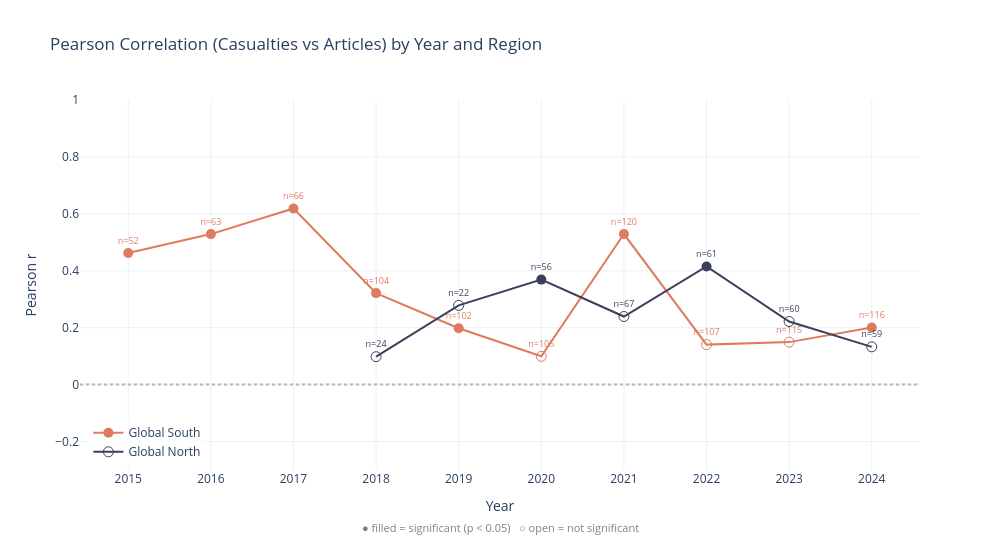

The code cell stored with this chart in its notebook:
### Markdown cell above
When we do the same thing for the Global North, even though 6/10 countries appeared in both list, the number wasn't as coherent like in Global South analysis. The scatter graph proves that the correlation between casualties and articles in Global North was statistically insignificant and very weak. Hence, Global North related articles are driven by other reason such as geopolitical or reason related to the demographic of readers.

### Code cell
fig_pearson = build_pearson_by_year(monthly)
fig_pearson.show()

### Figure 1 — Plotly figure (JSON) as saved in the notebook; plotly's stock layout.template omitted (floating-point values rounded to 4 significant figures)
{"data": [{"customdata": ["<b>Global South 2015</b><br>r = 0.462, p = 5.58e-04<br>n = 52 countries<br><br>Algeria, Angola, Bangladesh, Benin, Botswana, Burkina Faso, Burundi, Cambodia, Cameroon, Central African Republic, Chad, Egypt, Equatorial Guinea, Eritrea, Ethiopia... (+37 more)", "<b>Global South 2016</b><br>r = 0.529, p = 8.35e-06<br>n = 63 countries<br><br>Algeria, Angola, Bahrain, Bangladesh, Benin, Botswana, Burkina Faso, Burundi, Cambodia, Cameroon, Central African Republic, Chad, Egypt, Equatorial Guinea, Eritrea... (+48 more)", "<b>Global South 2017</b><br>r = 0.619, p = 3.04e-08<br>n = 66 countries<br><br>Afghanistan, Algeria, Angola, Bahrain, Bangladesh, Benin, Botswana, Burkina Faso, Burundi, Cambodia, Cameroon, Central African Republic, Chad, Djibouti, Egypt... (+51 more)", "<b>Global South 2018</b><br>r = 0.321, p = 8.75e-04<br>n = 104 countries<br><br>Afghanistan, Albania, Algeria, Angola, Argentina, Armenia, Azerbaijan, Bahrain, Bangladesh, Belarus, Belize, Benin, Bolivia, Bosnia and Herzegovina, Botswana... (+89 more)", "<b>Global South 2019</b><br>r = 0.198, p = 4.61e-02<br>n = 102 countries<br><br>Afghanistan, Albania, Algeria, Angola, Argentina, Armenia, Azerbaijan, Bahrain, Bangladesh, Belarus, Belize, Benin, Bolivia, Bosnia and Herzegovina, Botswana... (+87 more)", "<b>Global South 2020</b><br>r = 0.099, p = 3.13e-01<br>n = 105 countries<br><br>Afghanistan, Albania, Algeria, Angola, Argentina, Armenia, Azerbaijan, Bahrain, Bangladesh, Belarus, Belize, Benin, Bhutan, Bolivia, Bosnia and Herzegovina... (+90 more)", "<b>Global South 2021</b><br>r = 0.529, p = 5.24e-10<br>n = 120 countries<br><br>Afghanistan, Albania, Algeria, Angola, Argentina, Armenia, Azerbaijan, Bahrain, Bangladesh, Belarus, Belize, Benin, Bhutan, Bolivia, Bosnia and Herzegovina... (+105 more)", "<b>Global South 2022</b><br>r = 0.141, p = 1.49e-01<br>n = 107 countries<br><br>Afghanistan, Albania, Algeria, Angola, Argentina, Armenia, Azerbaijan, Bahrain, Bangladesh, Belarus, Belize, Benin, Bhutan, Bolivia, Bosnia and Herzegovina... (+92 more)", "<b>Global South 2023</b><br>r = 0.149, p = 1.11e-01<br>n = 115 countries<br><br>Afghanistan, Albania, Algeria, Angola, Argentina, Armenia, Azerbaijan, Bahrain, Bangladesh, Belarus, Belize, Benin, Bolivia, Bosnia and Herzegovina, Botswana... (+100 more)", "<b>Global South 2024</b><br>r = 0.201, p = 3.06e-02<br>n = 116 countries<br><br>Afghanistan, Albania, Algeria, Angola, Argentina, Armenia, Azerbaijan, Bahrain, Bangladesh, Belarus, Belize, Benin, Bhutan, Bolivia, Bosnia and Herzegovina... (+101 more)"], "hovertemplate": "%{customdata}<extra></extra>", "line": {"color": "#E07A5F", "width": 2}, "marker": {"color": "#E07A5F", "size": 10, "symbol": ["circle", "circle", "circle", "circle", "circle", "circle-open", "circle", "circle-open", "circle-open", "circle"]}, "mode": "lines+markers+text", "name": "Global South", "text": ["n=52", "n=63", "n=66", "n=104", "n=102", "n=105", "n=120", "n=107", "n=115", "n=116"], "textfont": {"color": "#E07A5F", "size": 9}, "textposition": "top center", "type": "scatter", "x": [2015, 2016, 2017, 2018, 2019, 2020, 2021, 2022, 2023, 2024], "y": [0.4624, 0.5289, 0.6189, 0.3215, 0.198, 0.09946, 0.5291, 0.1405, 0.1493, 0.2008]}, {"customdata": ["<b>Global North 2018</b><br>r = 0.098, p = 6.48e-01<br>n = 24 countries<br><br>Antigua and Barbuda, Bahamas, Barbados, Bermuda, British Virgin Islands, Bulgaria, Chile, Costa Rica, Croatia, Cyprus, Greece, Guyana, Israel, Japan, Panama... (+9 more)", "<b>Global North 2019</b><br>r = 0.278, p = 2.10e-01<br>n = 22 countries<br><br>Antigua and Barbuda, Bahamas, Barbados, Bermuda, British Virgin Islands, Bulgaria, Chile, Costa Rica, Croatia, Cyprus, Greece, Guyana, Israel, Japan, Panama... (+7 more)", "<b>Global North 2020</b><br>r = 0.369, p = 5.13e-03<br>n = 56 countries<br><br>Andorra, Antigua and Barbuda, Austria, Bahamas, Barbados, Belgium, Bermuda, British Virgin Islands, Bulgaria, Chile, Costa Rica, Croatia, Cyprus, Denmark, Estonia... (+41 more)", "<b>Global North 2021</b><br>r = 0.239, p = 5.12e-02<br>n = 67 countries<br><br>Andorra, Antigua and Barbuda, Australia, Austria, Bahamas, Barbados, Belgium, Bermuda, British Virgin Islands, Brunei, Bulgaria, Canada, Chile, Costa Rica, Croatia... (+52 more)", "<b>Global North 2022</b><br>r = 0.415, p = 8.81e-04<br>n = 61 countries<br><br>Andorra, Antigua and Barbuda, Australia, Austria, Bahamas, Barbados, Belgium, Bermuda, British Virgin Islands, Bulgaria, Canada, Chile, Costa Rica, Croatia, Cyprus... (+46 more)", "<b>Global North 2023</b><br>r = 0.222, p = 8.86e-02<br>n = 60 countries<br><br>Antigua and Barbuda, Australia, Austria, Bahamas, Barbados, Belgium, Bermuda, British Virgin Islands, Brunei, Bulgaria, Canada, Chile, Costa Rica, Croatia, Cyprus... (+45 more)", "<b>Global North 2024</b><br>r = 0.133, p = 3.16e-01<br>n = 59 countries<br><br>Antigua and Barbuda, Australia, Austria, Bahamas, Barbados, Belgium, Bermuda, British Virgin Islands, Bulgaria, Canada, Chile, Costa Rica, Croatia, Cyprus, Denmark... (+44 more)"], "hovertemplate": "%{customdata}<extra></extra>", "line": {"color": "#3D405B", "width": 2}, "marker": {"color": "#3D405B", "size": 10, "symbol": ["circle-open", "circle-open", "circle", "circle-open", "circle", "circle-open", "circle-open"]}, "mode": "lines+markers+text", "name": "Global North", "text": ["n=24", "n=22", "n=56", "n=67", "n=61", "n=60", "n=59"], "textfont": {"color": "#3D405B", "size": 9}, "textposition": "top center", "type": "scatter", "x": [2018, 2019, 2020, 2021, 2022, 2023, 2024], "y": [0.09814, 0.2784, 0.369, 0.2393, 0.4151, 0.2218, 0.1327]}], "layout": {"annotations": [{"font": {"color": "grey", "size": 11}, "showarrow": false, "text": "● filled = significant (p < 0.05)   ○ open = not significant", "x": 0.5, "xref": "paper", "y": -0.18, "yref": "paper"}], "height": 550, "legend": {"bgcolor": "rgba(255,255,255,0.8)", "x": 0.01, "xanchor": "left", "y": 0.01, "yanchor": "bottom"}, "margin": {"b": 80}, "shapes": [{"line": {"color": "grey", "dash": "dot"}, "opacity": 0.5, "type": "line", "x0": 0, "x1": 1, "xref": "x domain", "y0": 0, "y1": 0, "yref": "y"}], "title": {"text": "Pearson Correlation (Casualties vs Articles) by Year and Region"}, "width": 1000, "xaxis": {"dtick": 1, "title": {"text": "Year"}}, "yaxis": {"range": [-0.3, 1], "title": {"text": "Pearson r"}}}}
